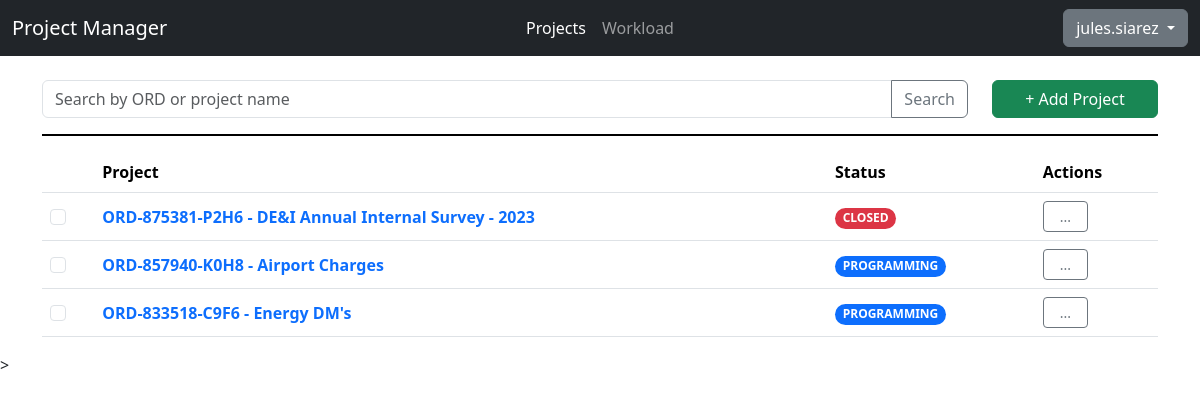
The page /projects/ (signed in) on the database as committed earlier.
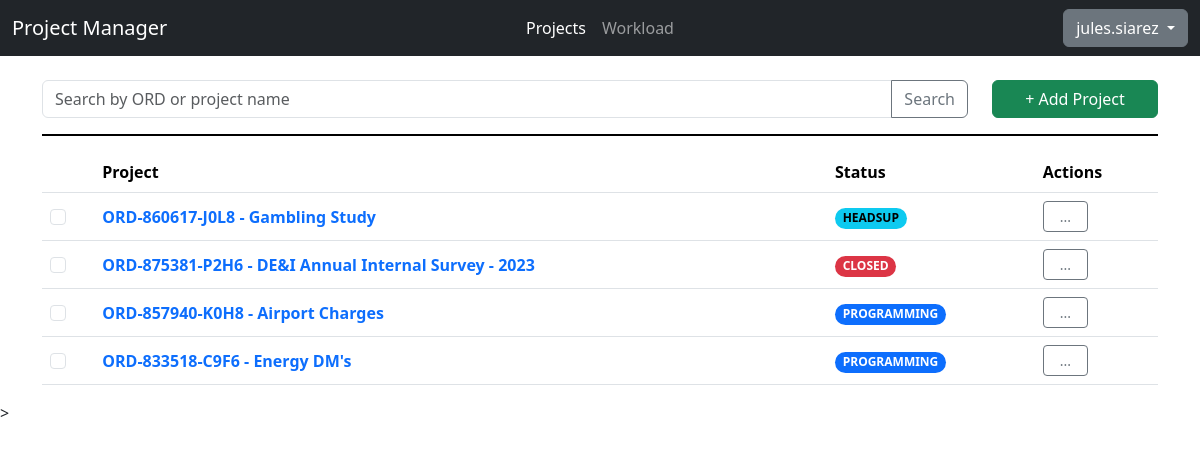
The same page on the database as committed later.
### api/models.py (models this page shows, shortened)
class Project(models.Model):
    STATUS_CHOICES = [
     ("Headsup","Headsup"),
     ("Programming","Programming"),
     ("Changes","Changes"),
     ("Live", "Live"),
     ("LiveChange", "Live Changes"),
     ("Paused", "Paused"),
     ("Closed", "Closed")
    ]
    REGION_CHOICES = [
      ("APAC","APAC"),
      ("EMEA","EMEA"),
      ("NA","NA")
    ]
    PLATFORM_CHOICES = [
      ("Decipher", "Decipher"),
      ("CMIX","CMIX"),
      ("Confirmit","Confirmit")
    ]
    __original_eta = None
    code = models.SlugField(max_length=8, default=generate_unique_code, unique=True)
    ord = models.CharField(max_length=15, unique=True, validators=[RegexValidator(regex="^ORD-[0-9]{6}-[0-9A-Z]{4}$", message="Please enter the ORD in ORD-XXXXX-XXXX format.")])
    project_name = models.CharField(max_length=200)
    status = models.CharField(max_length=20, default="Headsup", choices=STATUS_CHOICES)
    created_date = models.DateField(auto_now_add=True)
    region = models.CharField(max_length=10, blank=True, choices=REGION_CHOICES)
    pid = models.CharField(max_length=20, blank=True)
    platform = models.CharField(max_length=15, default="Decipher", choices=PLATFORM_CHOICES)
    eta = models.DateTimeField(null=True,blank=True)
    details = models.TextField(max_length=255, blank=True)
    creator = models.ForeignKey(User, on_delete=models.CASCADE,null=True)
    def __init__(self, *args, **kwargs):
        super().__init__(*args, **kwargs)
        self.__original_eta = self.eta
    def get_absolute_url(self):
        return reverse("project", args=[self.ord])

### testfront/views.py (the view)
# urls.py: path('', views.mainpage, name="projectall"),
@login_required
def mainpage(request):
    if "search" in request.GET:
        projects_list = search_project(request.GET["search"])
    else:
        projects_list = Project.objects.all()
    page_num = 1
    if "page" in request.GET:
        if str(request.GET["page"]).isdigit():
            page_num = int(request.GET["page"])
    paginator_result = paginator_setup(projects_list, page_num)
    return render(request, "testfront/projectlist.html", paginator_result)

### testfront/templates/testfront/projectlist.html (shortened to what this page needs)
{% extends "base.html" %}
{% load static %}
{% block css %} {% static "css/index.css" %} {% endblock %}
{% block body %}
      <form class="row">
        <div class="col-10">
          <div class="input-group">
          <input type="text" class="form-control" name="search" minlength="3" placeholder="Search by ORD or project name" aria-label="Search Project" aria-describedby="button-search">
          <button class="btn btn-outline-secondary" type="submit" id="button-search">Search</button>
          </div>
        </div>
        <div class="col-2 d-grid">
          <a role="button" class="btn btn-success" href="{% url "newproject" %}">
            + Add Project
          </a>
        </div>
      </form>
      <hr class="border-2 border-black opacity-100" />
      {% if items|length > 0 %}
      <table class="table">
        <thead>
          <tr>
            <th scope="col">&nbsp;</th>
            <th scope="col">Project</th>
            <th scope="col text-center">Status</th>
            <th scope="col text-center">Actions</th>
          </tr>
        </thead>
        <tbody>
          {% for project in items %}
          <tr>
            <th class="align-middle" scope="row"><input class="form-check-input" type="checkbox" value=""></th>
            <td class="align-middle"><a href="{{ project.get_absolute_url }}" class="fw-bold text-decoration-none">{{project.ord}} - {{project.project_name}}</a></td>
            <td class="align-middle"><span class="badge rounded-pill
              {% if project.status == "Headsup" %} text-bg-info {% endif %}
              {% if project.status == "Programming" %} text-bg-primary {% endif %}
              {% if project.status == "Closed" %} text-bg-danger {% endif %}
            ">{{project.get_status_display|upper}}</span></td>
            <td class="align-middle">
              <div class="dropdown">
                <button class="px-3 py-1 btn btn-outline-secondary btn-sm" type="button" data-bs-toggle="dropdown" aria-expanded="false">
                  ...
                </button>
              </div>
          </td>
          </tr>
          {% endfor %}
        </tbody>
      </table>
      {% endif %}
{% endblock %}

Rows that differ between the two databases and show on the page:
added Project: ord "ORD-860617-J0L8", project_name "Gambling Study", status "HEADSUP"
